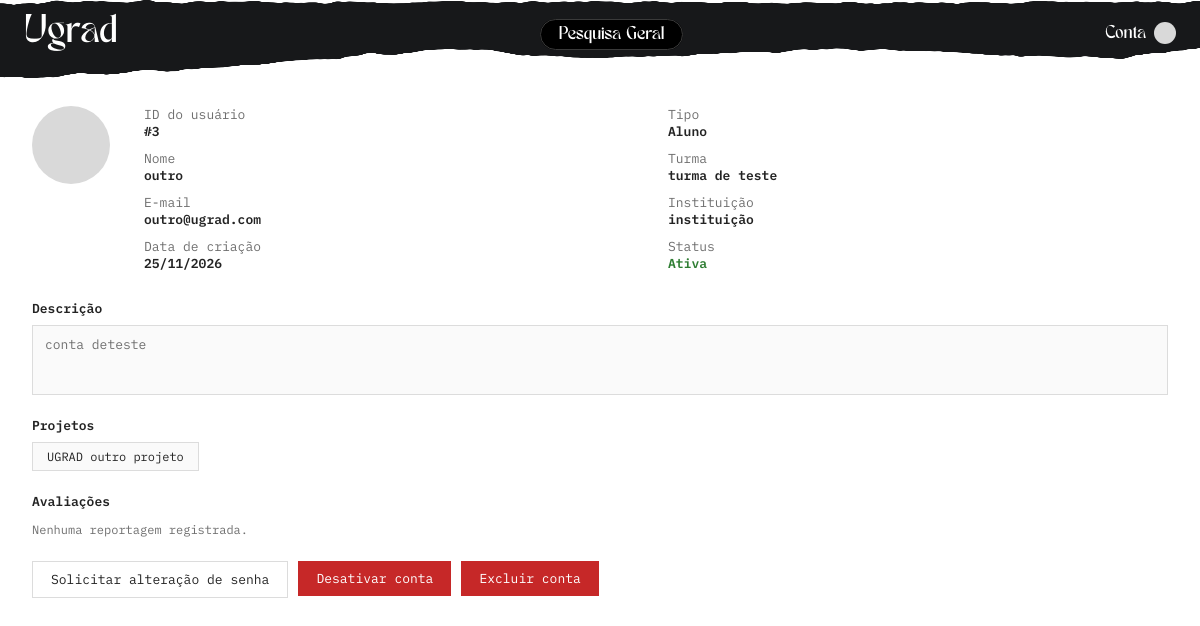
The app's page /admin/arq_02.php?id=3 (signed in) with its own data.
### tables this page shows
CREATE TABLE usuarios(
  id int PRIMARY KEY AUTO_INCREMENT,
  nome varchar(64),
  email varchar(128) unique NOT NULL,
  senha varchar(128) NOT NULL,
  descricao varchar(1000),
  tipo int NOT NULL,
  ativada boolean DEFAULT TRUE,
  imagem_perfil longblob,
  data_criacao timestamp DEFAULT CURRENT_TIMESTAMP,
  FOREIGN KEY (tipo) REFERENCES tipos_usuario (id)
);

CREATE TABLE tipos_usuario(
  id int PRIMARY KEY AUTO_INCREMENT,
  nome varchar(14) NOT NULL
);

CREATE TABLE turmas(
  id int PRIMARY KEY AUTO_INCREMENT,
  nome varchar(25) NOT NULL,
  id_instituicao int NOT NULL,
  FOREIGN KEY (id_instituicao) REFERENCES usuarios(id)
);

CREATE TABLE projetos(
  id int PRIMARY KEY AUTO_INCREMENT,
  nome varchar(30) NOT NULL,
  estado int NOT NULL,
  data_criacao timestamp DEFAULT CURRENT_TIMESTAMP,
  FOREIGN KEY (estado) REFERENCES proj_estado(id),
  img longblob
);

### admin/arq_02.php (called while the page is built, shortened)
<?php
require __DIR__ . '/includes/mod_01.php';
require __DIR__ . '/includes/mod_02.php';
$id = (int)($_GET['id'] ?? 0);
$usuario = find_usuario($id);
$projetos = projetos_do_usuario($id);
$avaliacoes = avaliacoes_do_usuario($id);
require __DIR__ . '/includes/mod_04.php';
require __DIR__ . '/includes/mod_09.php';
require __DIR__ . '/includes/mod_05.php';

### admin/includes/mod_02.php (called while the page is built, shortened)
<?php
function tipo_label(string $tipoNome): string {
    $labels = [
        'ALUNO' => 'Aluno',
        'PROFESSOR' => 'Professor',
        'EMPRESARIO' => 'Investidor/Empresa',
        'INSTITUICAO' => 'Instituição',
        'ADMINISTRADOR' => 'Administrador',
    ];
    return $labels[$tipoNome] ?? ucfirst(strtolower($tipoNome));
}
function formatar_data(?string $timestamp): string {
    $t = strtotime($timestamp);
    return $t ? date('d/m/Y', $t) : '—';
}
function avatar_data_uri(?string $blob): ?string {
    if (!$blob) return null;
    $finfo = new finfo(FILEINFO_MIME_TYPE);
    $mime = $finfo->buffer($blob) ?: 'image/jpeg';
    return 'data:' . $mime . ';base64,' . base64_encode($blob);
}
function find_usuario(int $id): ?array {
    global $pdo;
    $stmt = $pdo->prepare(USUARIO_SELECT . ' WHERE u.id = ?');
    $stmt->execute([$id]);
    $row = $stmt->fetch();
    return $row ?: null;
}
function projetos_do_usuario(int $usuarioId): array {
    global $pdo;
    $stmt = $pdo->prepare('SELECT DISTINCT proj.id, proj.nome
                            FROM projetos proj
                            JOIN proj_membros pm ON pm.id_projeto = proj.id
                            JOIN proj_membros_status st ON st.id = pm.status_membro
                            WHERE pm.id_convidado = ? AND st.nome IN (\'DONO\', \'MEMBRO\')
                            ORDER BY proj.nome');
    $stmt->execute([$usuarioId]);
    return $stmt->fetchAll();
}
function admin_principal_id(): int {
    global $pdo;
    return (int)$pdo->query('SELECT MIN(id) FROM usuarios WHERE tipo = 5')->fetchColumn();
}
function conta_protegida(int $id): bool {
    return $id === admin_principal_id() || $id === (int)($_SESSION['usuario_id'] ?? 0);
}

### admin/includes/mod_09.php (the view, shortened to what this page needs)
<?php
$foto = avatar_data_uri($usuario['imagem_perfil'] ?? null);
?>
<div class="detail-grid">
  <?php if ($foto): ?>
    <div class="detail-avatar" aria-hidden="true" style="background-image:url('<?= $foto ?>');background-size:cover;background-position:center;"></div>
  <?php else: ?>
    <div class="detail-avatar" aria-hidden="true"></div>
  <?php endif; ?>
  <div class="detail-fields">
    <div>
      <div class="field-label">ID do usuário</div>
      <div class="field-value">#<?= $usuario['id'] ?></div>
    </div>
    <div>
      <div class="field-label">Tipo</div>
      <div class="field-value"><?= htmlspecialchars(tipo_label($usuario['tipo_nome'])) ?></div>
    </div>
    <div>
      <div class="field-label">Nome</div>
      <div class="field-value"><?= htmlspecialchars($usuario['nome']) ?></div>
    </div>
    <div>
      <div class="field-label">Turma</div>
      <div class="field-value">
        <?php if (!empty($usuario['id_turma'])): ?>
          <a class="detail-trigger" href="arq_04.php?id=<?= $usuario['id_turma'] ?>" data-type="turma" data-id="<?= $usuario['id_turma'] ?>"><?= htmlspecialchars($usuario['turma_nome'] ?? '—') ?></a>
        <?php else: ?>—<?php endif; ?>
      </div>
    </div>
    <div>
      <div class="field-label">E-mail</div>
      <div class="field-value"><?= htmlspecialchars($usuario['email']) ?></div>
    </div>
    <div>
      <div class="field-label">Instituição</div>
      <div class="field-value"><?= htmlspecialchars($usuario['instituicao_nome'] ?? '—') ?></div>
    </div>
    <div>
      <div class="field-label">Data de criação</div>
      <div class="field-value"><?= htmlspecialchars(formatar_data($usuario['data_criacao'])) ?></div>
    </div>
    <div>
      <div class="field-label">Status</div>
      <div class="field-value" style="color: <?= $usuario['ativada'] ? 'var(--green)' : 'var(--red)' ?>;"><?= $usuario['ativada'] ? 'Ativa' : 'Desativada' ?></div>
    </div>
  </div>
</div>
<div class="block">
  <h2>Descrição</h2>
  <div class="desc-box"><?= htmlspecialchars($usuario['descricao'] ?: 'Sem descrição.') ?></div>
</div>
<div class="block">
  <h2>Projetos</h2>
  <div class="chip-row">
    <?php foreach ($projetos as $p): ?>
      <a class="chip detail-trigger" href="arq_05.php?id=<?= $p['id'] ?>" data-type="projeto" data-id="<?= $p['id'] ?>"><?= htmlspecialchars($p['nome']) ?></a>
    <?php endforeach; ?>
  </div>
</div>
<div class="block">
  <h2>
    Avaliações
  </h2>
  <?php if (empty($avaliacoes)): ?>
    <p class="dim" style="font-size:var(--fs-sm);">Nenhuma reportagem registrada.</p>
  <?php endif; ?>
</div>
<div class="actions-row">
  <form method="post" action="arq_02.php?id=<?= $usuario['id'] ?>" class="ajax-action-form" data-confirm="Gerar uma nova senha temporária para este usuário e enviar por e-mail? A senha atual deixa de funcionar.">
    <button type="submit" class="btn btn-outline">Solicitar alteração de senha</button>
  </form>
  <?php if ($usuario['ativada'] && !conta_protegida((int)$usuario['id'])): ?>
    <form method="post" action="arq_02.php?id=<?= $usuario['id'] ?>" class="ajax-action-form" data-confirm="Desativar esta conta?">
      <button type="submit" class="btn btn-danger">Desativar conta</button>
    </form>
  <?php endif; ?>
  <?php if (!conta_protegida((int)$usuario['id'])): ?>
  <form method="post" action="arq_02.php?id=<?= $usuario['id'] ?>" class="ajax-action-form" data-confirm="Tem certeza que deseja excluir esta conta? Essa ação não pode ser desfeita.">
    <button type="submit" class="btn btn-danger">Excluir conta</button>
  </form>
  <?php endif; ?>
</div>

### admin/css/painel_estilo.css (style rules this page uses)
:root { --black: #17181a; --near-black: #222325; --grey-bg: #9a9a9a; --card-bg: #ffffff; --border: #dcdcdc; --text: #232323; --text-muted: #6f6f6f; --red: #c62828; --red-dark: #a11f1f; --green: #2e7d32; --radius: 0; --font: 'IBM Plex Mono', 'Courier New', monospace; --soft-bg: #fafafa; --avatar-bg: #d9d9d9; --row-selected-bg: #f4f4f4; --fs-2xs: 10px; --fs-xs: 11px; --fs-sm: 12px; --fs-base: 13px; --fs-md: 14px; --fs-lg: 16px; --fs-xl: 18px; --fw-regular: 400; --fw-semibold: 600; }
* { box-sizing: border-box; }
button, input, textarea, select { font-family: inherit; }
body { margin: 0; font-family: var(--font); background: var(--grey-bg); color: var(--text); min-height: 100vh; transition: background-color .15s ease, color .15s ease; }
a { color: inherit; text-decoration: none; }
.detail-grid { display: grid; grid-template-columns: 90px 1fr; gap: 22px; margin-bottom: 22px; }
.detail-avatar { width: 78px; height: 78px; border-radius: 50%; background: var(--avatar-bg); }
.detail-fields { display: grid; grid-template-columns: 1fr 1fr; gap: 4px 24px; font-size: var(--fs-base); }
.detail-fields .field-label { color: var(--text-muted); }
.detail-fields .field-value { font-weight: var(--fw-semibold); margin-bottom: 6px; }
.block { margin-bottom: 22px; }
.block h2 { font-size: var(--fs-base); font-weight: var(--fw-semibold); text-transform: none; margin: 0 0 8px; display: flex; align-items: center; gap: 6px; }
.desc-box { border: 1px solid var(--border); border-radius: var(--radius); min-height: 70px; padding: 10px 12px; font-size: var(--fs-base); color: var(--text-muted); background: var(--soft-bg); }
.chip-row { display: flex; gap: 10px; flex-wrap: wrap; }
.chip { border: 1px solid var(--border); border-radius: var(--radius); padding: 6px 14px; font-size: var(--fs-sm); }
.actions-row { display: flex; gap: 10px; flex-wrap: wrap; margin-top: 24px; }
.btn { border: none; border-radius: var(--radius); padding: 9px 18px; font-size: var(--fs-base); cursor: pointer; }
.btn-danger { background: var(--red); color: #fff; }
.btn-outline { background: #fff; border: 1px solid var(--border); color: var(--text); }
.dim { color: var(--text-muted); }
a.chip.detail-trigger, .field-value a.detail-trigger { cursor: pointer; }
a.chip.detail-trigger { background: var(--soft-bg); }

### records on screen
usuarios: id "3", tipo.nome "Aluno", nome "outro", turmas.nome "turma de teste", email "outro@ugrad.com", usuarios.nome "instituição", data_criacao "25/11/2026", descricao "conta deteste"
projetos: nome "UGRAD outro projeto"
